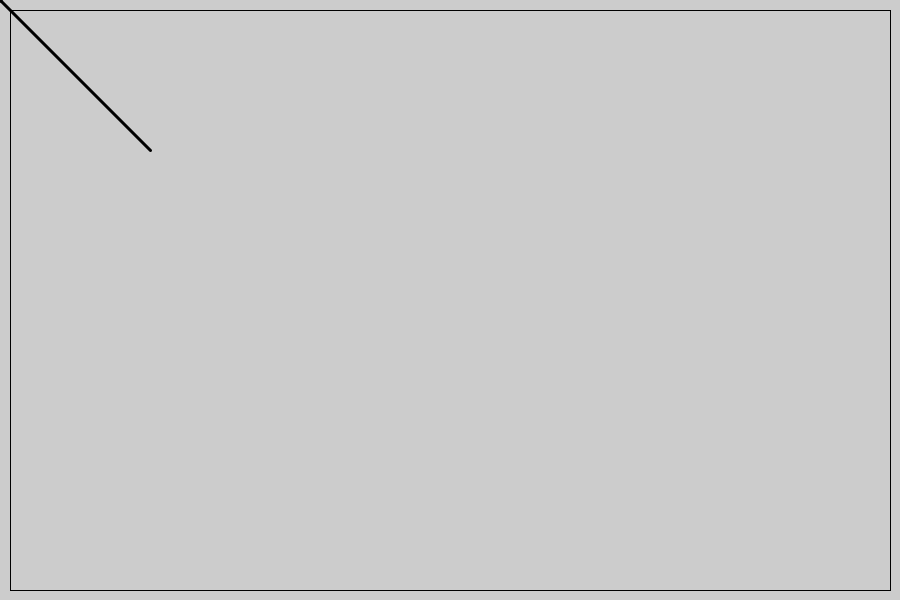
Frame 1 (no input)
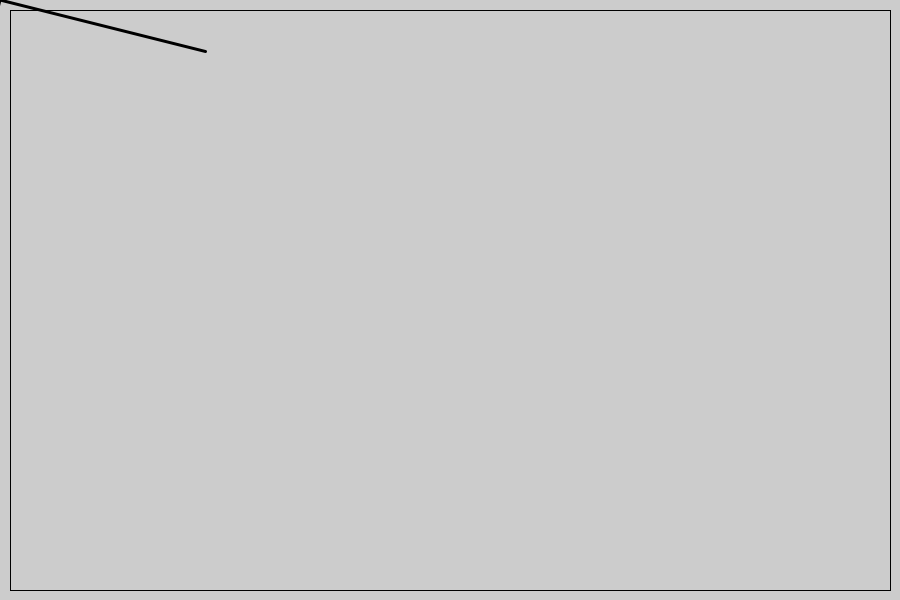
Frame 60 (the mouse pressed at the canvas centre just before this capture)
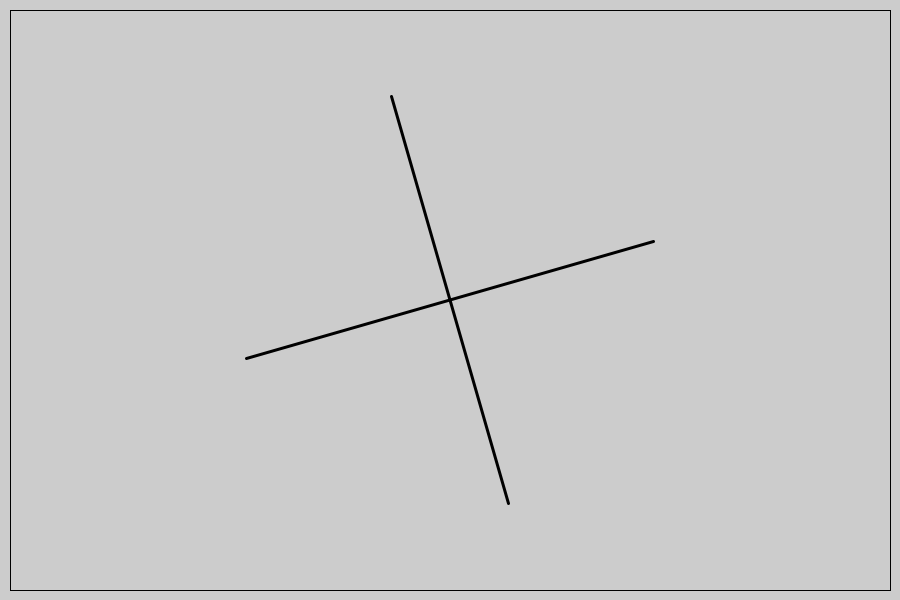
Frame 120 (the mouse held since frame 60 and released just before this capture)

The Processing sketch that drew these frames (run headless with seeded random() and noise(); from frame 60 on, the mouse is pressed at the canvas centre):

// Processing sketch: ART331_33_BasicTransformations03
// ── ART331_33_BasicTransformations03.pde
int angle = 0;

void setup() {
  size(900, 600);
  fill(0);
}

void draw() {
  background(204);
  pushMatrix();
    translate(mouseX, mouseY);
    rotate(radians(angle));
    scale(3);
    line(-50, -50, 50, 50);
    line(50, -50, -50, 50);
    angle++;
  popMatrix();
  
  noFill();
  rect(10, 10, width-20, height-20);
}
